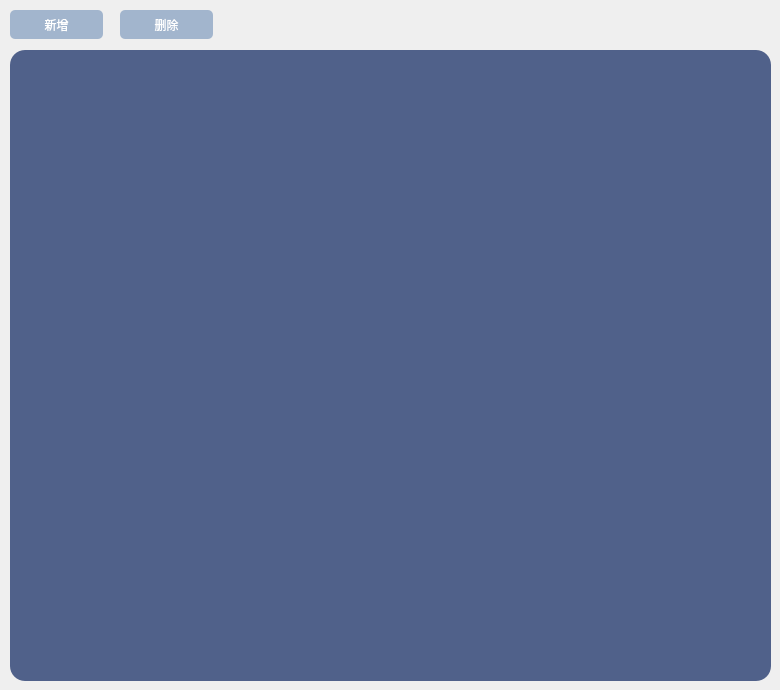
    <widget class="QWidget" name="outline">
     <attribute name="title">
      <string>大纲</string>
     </attribute>
     <widget class="QTreeView" name="treeView">
      <property name="geometry">
       <rect>
        <x>10</x>
        <y>50</y>
        <width>761</width>
        <height>631</height>
       </rect>
      </property>
      <property name="styleSheet">
       <string notr="true">background-color: rgb(80, 97, 138);
border-radius:15px;
color: rgb(255, 255, 255);
</string>
      </property>
     </widget>
     <widget class="QPushButton" name="btnAddOutline">
      <property name="geometry">
       <rect>
        <x>10</x>
        <y>10</y>
        <width>93</width>
        <height>29</height>
       </rect>
      </property>
      <property name="autoFillBackground">
       <bool>false</bool>
      </property>
      <property name="styleSheet">
       <string notr="true">background-color: rgb(162, 181, 205);
color: rgb(255, 255, 255);
border: 0px groove gary;
border-radius:5px;
selection-background-color: rgb(170, 255, 255);</string>
      </property>
      <property name="text">
       <string>新增</string>
      </property>
      <property name="icon">
       <iconset>
        <normaloff>../../添加_ 通信_ 文件_ 文件_ 新的_ 加号图标(Add_ -ico_爱给网_aigei_com.ico</normaloff>../../添加_ 通信_ 文件_ 文件_ 新的_ 加号图标(Add_ -ico_爱给网_aigei_com.ico</iconset>
      </property>
     </widget>
     <widget class="QPushButton" name="btnDeletePartyConnection_2">
      <property name="geometry">
       <rect>
        <x>120</x>
        <y>10</y>
        <width>93</width>
        <height>29</height>
       </rect>
      </property>
      <property name="autoFillBackground">
       <bool>false</bool>
      </property>
      <property name="styleSheet">
       <string notr="true">background-color: rgb(162, 181, 205);
color: rgb(255, 255, 255);
border: 0px groove gary;
border-radius:5px;
selection-background-color: rgb(170, 255, 255);</string>
      </property>
      <property name="text">
       <string>删除</string>
      </property>
      <property name="icon">
       <iconset>
        <normaloff>../../删除_ 取消_ 关闭_ 十字架_ 文件_ 减_ 删除图标(D-ico_爱给网_aigei_com.ico</normaloff>../../删除_ 取消_ 关闭_ 十字架_ 文件_ 减_ 删除图标(D-ico_爱给网_aigei_com.ico</iconset>
      </property>
     </widget>
    </widget>
